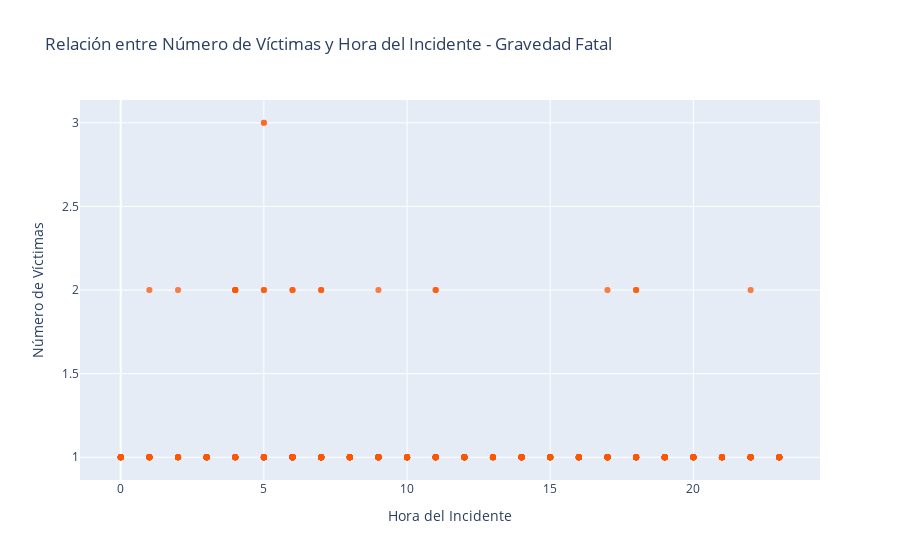
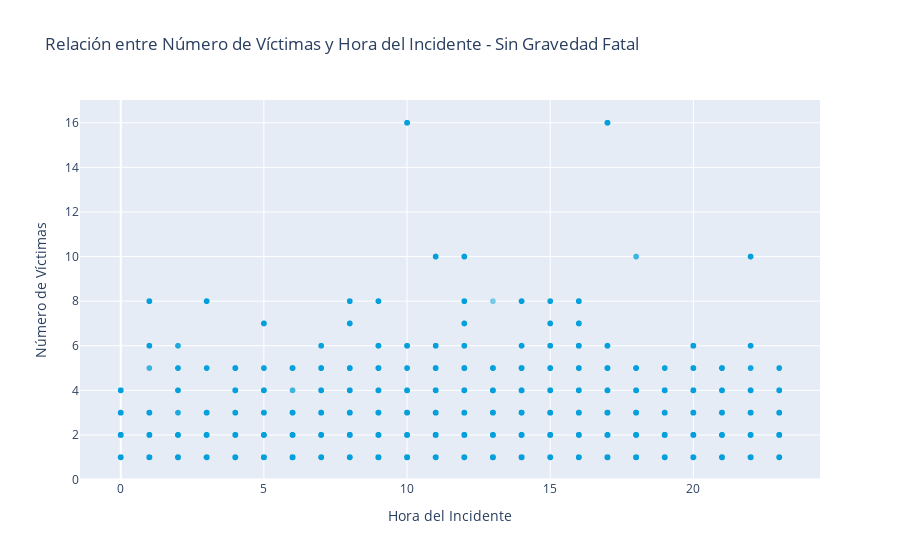

The cell these charts' notebook holds for them, in order:
### Markdown cell above
---

### **4. Relación entre número de víctimas y hora del incidente:**

**Período Observado: 2016-2021**

Este apartado examina la relación entre el número de víctimas en accidentes de tráfico y la hora del día en la Ciudad Autónoma de Buenos Aires (CABA) durante el período de 2016 a 2021.

...
#### **Análisis del Número de Víctimas Fatales en relación al horario**

1. La mayoría de los accidentes fatales involucran a una sola persona a lo largo del día.

2. Entre las 4:00 AM y las 7:00 AM, se observa un aumento en la frecuencia de accidentes fatales con 2 personas involucradas, lo que sugiere que la prisa por llegar puede aumentar la probabilidad de accidentes mortales.

3. A las 5:00 AM se observa un pico inusual donde varios accidentes involucraron a 3 personas fallecidas, lo cual es un hallazgo significativo que requiere una investigación adicional.

...
#### **Análisis del Número de Víctimas con Lesiones en relación al horario**

1. Es más común que haya varios implicados en accidentes leves y graves a lo largo del día, siendo frecuente que entre 1 y 5 personas se vean involucradas.

2. Parece que las víctimas de más de 6 personas están involucradas en accidentes entre las 11:00 AM y las 4:00 PM, lo que sugiere la utilización de transporte público en esos horarios.

3. Es probable que entre las 8:00 AM y las 4:00 PM se produzcan accidentes con más de 5 personas involucradas, llegando incluso hasta 16 personas, lo que podría indicar la implicación de vehículos más grandes como minibuses.

### Code cell
# Grafico de relacion al horario con el numero de victimas involucradas

# Gráfico de dispersión para siniestros con gravedad 'fatal'
fig_fatal = px.scatter(siniestros_fatal, x='hora', y='nro_victimas', 
                       title='Relación entre Número de Víctimas y Hora del Incidente - Gravedad Fatal',
                       labels={'hora': 'Hora del Incidente', 'nro_victimas': 'Número de Víctimas'})
fig_fatal.update_traces(marker_color='#ff5500', marker_opacity=0.5)
fig_fatal.show()

# Gráfico de dispersión para siniestros con gravedad diferente de 'fatal'
fig_no_fatal = px.scatter(siniestros_no_fatal, x='hora', y='nro_victimas', 
                          title='Relación entre Número de Víctimas y Hora del Incidente - Sin Gravedad Fatal',
                          labels={'hora': 'Hora del Incidente', 'nro_victimas': 'Número de Víctimas'})
fig_no_fatal.update_traces(marker_color='#039FDB', marker_opacity=0.5)
fig_no_fatal.show()

### Figure 1 — Plotly figure (JSON) as saved in the notebook; plotly's stock layout.template omitted (floating-point values rounded to 4 significant figures; data arrays with more than 128 entries replaced by an {"elided": "..."} marker saying what was removed)
{"data": [{"hovertemplate": "Hora del Incidente=%{x}<br>Número de Víctimas=%{y}<extra></extra>", "legendgroup": "", "marker": {"color": "#ff5500", "opacity": 0.5, "symbol": "circle"}, "mode": "markers", "name": "", "orientation": "v", "showlegend": false, "type": "scatter", "x": {"elided": "717 int values"}, "xaxis": "x", "y": {"elided": "717 int values"}, "yaxis": "y"}], "layout": {"legend": {"tracegroupgap": 0}, "title": {"text": "Relación entre Número de Víctimas y Hora del Incidente - Gravedad Fatal"}, "xaxis": {"anchor": "y", "domain": [0, 1], "title": {"text": "Hora del Incidente"}}, "yaxis": {"anchor": "x", "domain": [0, 1], "title": {"text": "Número de Víctimas"}}}}

### Figure 2 — Plotly figure (JSON) as saved in the notebook; plotly's stock layout.template omitted (floating-point values rounded to 4 significant figures; data arrays with more than 128 entries replaced by an {"elided": "..."} marker saying what was removed)
{"data": [{"hovertemplate": "Hora del Incidente=%{x}<br>Número de Víctimas=%{y}<extra></extra>", "legendgroup": "", "marker": {"color": "#039FDB", "opacity": 0.5, "symbol": "circle"}, "mode": "markers", "name": "", "showlegend": false, "type": "scattergl", "x": {"elided": "26964 int values"}, "xaxis": "x", "y": {"elided": "26964 int values"}, "yaxis": "y"}], "layout": {"legend": {"tracegroupgap": 0}, "title": {"text": "Relación entre Número de Víctimas y Hora del Incidente - Sin Gravedad Fatal"}, "xaxis": {"anchor": "y", "domain": [0, 1], "title": {"text": "Hora del Incidente"}}, "yaxis": {"anchor": "x", "domain": [0, 1], "title": {"text": "Número de Víctimas"}}}}
